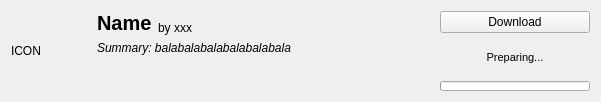
<?xml version="1.0" encoding="UTF-8"?>
<ui version="4.0">
 <class>CurseforgeModItemWidget</class>
 <widget class="QWidget" name="CurseforgeModItemWidget">
  <property name="geometry">
   <rect>
    <x>0</x>
    <y>0</y>
    <width>601</width>
    <height>102</height>
   </rect>
  </property>
  <property name="windowTitle">
   <string>Form</string>
  </property>
  <layout class="QGridLayout" name="gridLayout">
   <item row="0" column="3" rowspan="2">
    <layout class="QVBoxLayout" name="verticalLayout">
     <item>
      <widget class="QPushButton" name="downloadButton">
       <property name="sizePolicy">
        <sizepolicy hsizetype="Fixed" vsizetype="Fixed">
         <horstretch>0</horstretch>
         <verstretch>0</verstretch>
        </sizepolicy>
       </property>
       <property name="minimumSize">
        <size>
         <width>150</width>
         <height>0</height>
        </size>
       </property>
       <property name="maximumSize">
        <size>
         <width>150</width>
         <height>16777215</height>
        </size>
       </property>
       <property name="text">
        <string>Download</string>
       </property>
      </widget>
     </item>
     <item>
      <widget class="QLabel" name="downloadSpeedText">
       <property name="font">
        <font>
         <pointsize>8</pointsize>
        </font>
       </property>
       <property name="text">
        <string>Preparing...</string>
       </property>
       <property name="alignment">
        <set>Qt::AlignCenter</set>
       </property>
      </widget>
     </item>
     <item>
      <widget class="QProgressBar" name="downloadProgress">
       <property name="enabled">
        <bool>true</bool>
       </property>
       <property name="sizePolicy">
        <sizepolicy hsizetype="Fixed" vsizetype="Fixed">
         <horstretch>0</horstretch>
         <verstretch>0</verstretch>
        </sizepolicy>
       </property>
       <property name="minimumSize">
        <size>
         <width>150</width>
         <height>0</height>
        </size>
       </property>
       <property name="maximumSize">
        <size>
         <width>150</width>
         <height>10</height>
        </size>
       </property>
       <property name="value">
        <number>0</number>
       </property>
       <property name="textVisible">
        <bool>false</bool>
       </property>
       <property name="invertedAppearance">
        <bool>false</bool>
       </property>
       <property name="textDirection">
        <enum>QProgressBar::TopToBottom</enum>
       </property>
      </widget>
     </item>
    </layout>
   </item>
   <item row="0" column="0" rowspan="2">
    <widget class="QLabel" name="modIcon">
     <property name="sizePolicy">
      <sizepolicy hsizetype="Fixed" vsizetype="Fixed">
       <horstretch>0</horstretch>
       <verstretch>0</verstretch>
      </sizepolicy>
     </property>
     <property name="minimumSize">
      <size>
       <width>80</width>
       <height>80</height>
      </size>
     </property>
     <property name="maximumSize">
      <size>
       <width>80</width>
       <height>80</height>
      </size>
     </property>
     <property name="text">
      <string>ICON</string>
     </property>
     <property name="wordWrap">
      <bool>false</bool>
     </property>
    </widget>
   </item>
   <item row="0" column="1">
    <widget class="QLabel" name="modName">
     <property name="sizePolicy">
      <sizepolicy hsizetype="Preferred" vsizetype="Minimum">
       <horstretch>0</horstretch>
       <verstretch>0</verstretch>
      </sizepolicy>
     </property>
     <property name="font">
      <font>
       <pointsize>15</pointsize>
       <weight>75</weight>
       <bold>true</bold>
      </font>
     </property>
     <property name="text">
      <string>Name</string>
     </property>
     <property name="wordWrap">
      <bool>false</bool>
     </property>
    </widget>
   </item>
   <item row="0" column="2">
    <widget class="QLabel" name="modAuthors">
     <property name="sizePolicy">
      <sizepolicy hsizetype="Expanding" vsizetype="Preferred">
       <horstretch>0</horstretch>
       <verstretch>0</verstretch>
      </sizepolicy>
     </property>
     <property name="text">
      <string>by xxx</string>
     </property>
     <property name="alignment">
      <set>Qt::AlignBottom|Qt::AlignLeading|Qt::AlignLeft</set>
     </property>
    </widget>
   </item>
   <item row="1" column="1" colspan="2">
    <widget class="QLabel" name="modSummary">
     <property name="sizePolicy">
      <sizepolicy hsizetype="Preferred" vsizetype="Expanding">
       <horstretch>0</horstretch>
       <verstretch>0</verstretch>
      </sizepolicy>
     </property>
     <property name="font">
      <font>
       <italic>true</italic>
      </font>
     </property>
     <property name="text">
      <string>Summary: balabalabalabalabalabala</string>
     </property>
     <property name="alignment">
      <set>Qt::AlignLeading|Qt::AlignLeft|Qt::AlignTop</set>
     </property>
     <property name="wordWrap">
      <bool>true</bool>
     </property>
    </widget>
   </item>
  </layout>
 </widget>
 <resources/>
 <connections/>
</ui>
